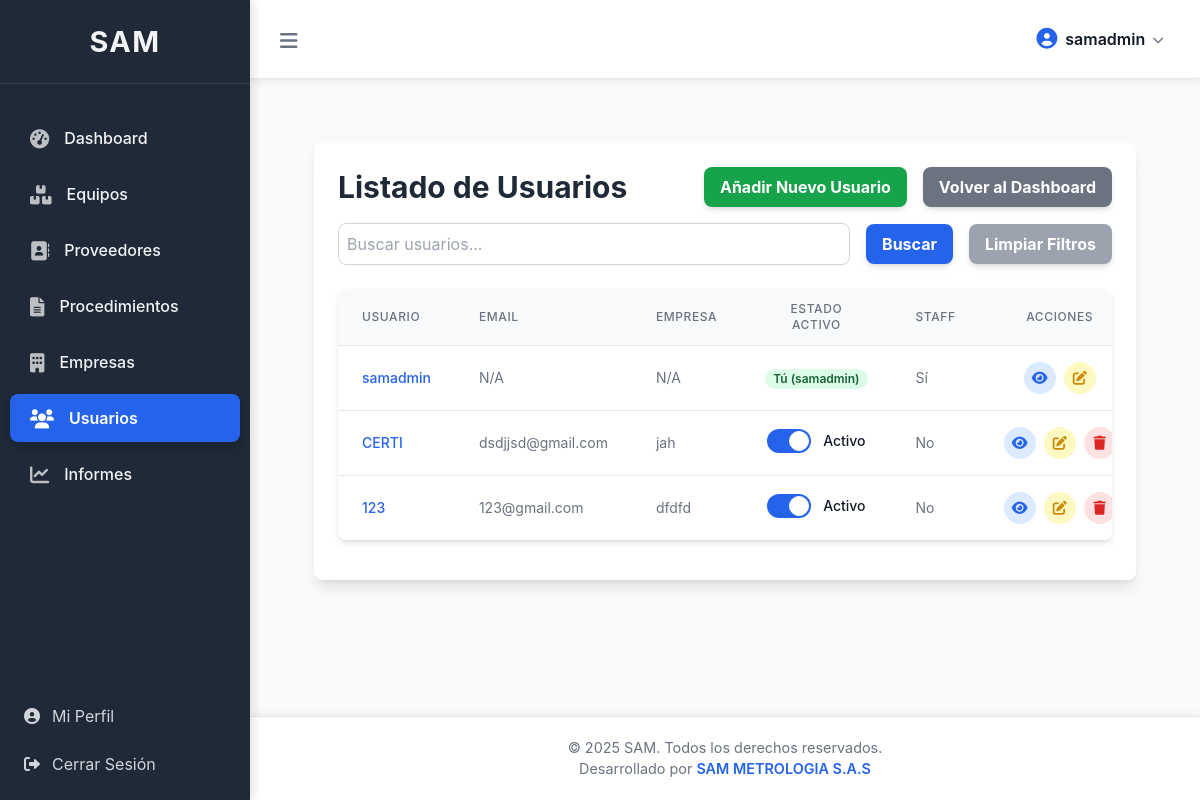
Page /core/usuarios/ (signed in) on the earlier database version.
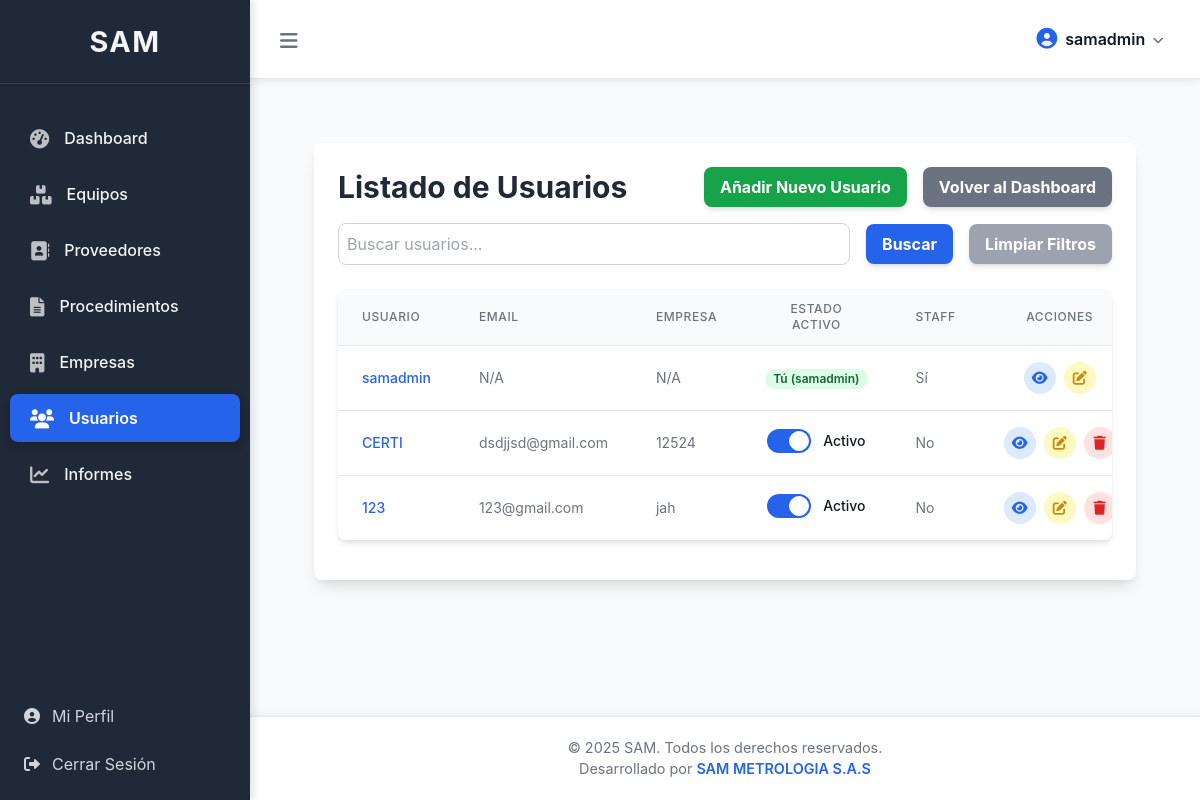
Same page on the later database version.
### core/models.py (models this page shows, shortened)
class CustomUser(AbstractUser):
    empresa = models.ForeignKey(Empresa, on_delete=models.SET_NULL, null=True, blank=True, related_name='usuarios_empresa') # Cambiado related_name
    groups = models.ManyToManyField(
        'auth.Group',
        related_name='customuser_groups', # related_name único para evitar conflictos
        blank=True,
        help_text='The groups this user belongs to. A user will get all permissions granted to each of their groups.',
        verbose_name='groups',
    )
    user_permissions = models.ManyToManyField(
        'auth.Permission',
        related_name='customuser_user_permissions', # related_name único para evitar conflictos
        blank=True,
        help_text='Specific permissions for this user.',
        verbose_name='user permissions',
    )
    class Meta:
        verbose_name = "Usuario"
        verbose_name_plural = "Usuarios"
        permissions = [
            ("can_view_customuser", "Can view custom user"),
            ("can_add_customuser", "Can add custom user"),
            ("can_change_customuser", "Can change custom user"),
            ("can_delete_customuser", "Can delete custom user"),
        ]

class Empresa(models.Model):
    nombre = models.CharField(max_length=200, unique=True)
    nit = models.CharField(max_length=50, unique=True, blank=True, null=True)
    direccion = models.CharField(max_length=255, blank=True, null=True)
    telefono = models.CharField(max_length=20, blank=True, null=True)
    email = models.EmailField(blank=True, null=True)
    logo_empresa = models.ImageField(upload_to='empresas_logos/', blank=True, null=True)
    fecha_registro = models.DateTimeField(auto_now_add=True)
    formato_version_empresa = models.CharField(
        max_length=50,
        blank=True,
        null=True,
        verbose_name="Versión del Formato (Empresa)"
    )
    formato_fecha_version_empresa = models.DateField(
        blank=True,
        null=True,
        verbose_name="Fecha de Versión del Formato (Empresa)"
    )
    formato_codificacion_empresa = models.CharField(
        max_length=100,
        blank=True,
        null=True,
        verbose_name="Codificación del Formato (Empresa)"
    )
    es_periodo_prueba = models.BooleanField(default=False, verbose_name="¿Es Período de Prueba?")
    duracion_prueba_dias = models.IntegerField(default=30, verbose_name="Duración Prueba (días)")
    fecha_inicio_plan = models.DateField(blank=True, null=True, verbose_name="Fecha Inicio Plan")
    limite_equipos_empresa = models.IntegerField(default=5, verbose_name="Límite Máximo de Equipos")
    duracion_suscripcion_meses = models.IntegerField(default=12, blank=True, null=True, verbose_name="Duración Suscripción (meses)")
    acceso_manual_activo = models.BooleanField(default=False, verbose_name="Acceso Manual Activo")
    estado_suscripcion = models.CharField(
        max_length=50,
        choices=[('Activo', 'Activo'), ('Expirado', 'Expirado'), ('Cancelado', 'Cancelado')],
        default='Activo',
        verbose_name="Estado de Suscripción"
    )
    class Meta:
        verbose_name = "Empresa"
        verbose_name_plural = "Empresas"
        ordering = ['nombre']
        permissions = [
            ("can_view_empresas", "Can view empresas"),
            ("can_add_empresas", "Can add empresas"),
            ("can_change_empresas", "Can change empresas"),
            ("can_delete_empresas", "Can can delete empresas"),
        ]

### core/views.py (the view, shortened to what this page needs)
# urls.py: path('usuarios/', views.listar_usuarios, name='listar_usuarios'),
@access_check # APLICAR ESTE DECORADOR
@login_required
@user_passes_test(lambda u: u.is_staff or u.is_superuser, login_url='/core/access_denied/')
def listar_usuarios(request):
    query = request.GET.get('q')
    usuarios_list = CustomUser.objects.all()
    if not request.user.is_superuser:
        if request.user.empresa:
            usuarios_list = usuarios_list.filter(empresa=request.user.empresa)
        else: # Usuario normal sin empresa
            usuarios_list = CustomUser.objects.none()
    paginator = Paginator(usuarios_list, 10)
    page_number = request.GET.get('page')
    try:
        usuarios = paginator.page(page_number)
    except PageNotAnInteger:
        usuarios = paginator.page(1)
    except EmptyPage:
        usuarios = paginator.page(paginator.num_pages)
    return render(request, 'core/listar_usuarios.html', {'usuarios': usuarios, 'query': query, 'titulo_pagina': 'Listado de Usuarios'})

### core/views.py (called while the page is built, shortened)
def access_check(view_func):
    @wraps(view_func)
    def _wrapped_view(request, *args, **kwargs):
        if not request.user.is_authenticated:
            return redirect(settings.LOGIN_URL)
        if request.user.is_superuser:
            return view_func(request, *args, **kwargs)
    return _wrapped_view

### core/templates/core/listar_usuarios.html (shortened to what the changed rows need)
{% extends 'base.html' %}
{% load static %}
{% block content %}
<div class="container mx-auto p-4 sm:p-6 lg:p-8">
    <div class="bg-white shadow-lg rounded-lg p-6 mb-6">
        <div class="flex flex-wrap justify-between items-center mb-4 gap-2">
            <h1 class="text-3xl font-bold text-gray-800">Listado de Usuarios</h1>
        </div>
        {% if usuarios %}
            <div class="overflow-x-auto bg-white shadow-md rounded-lg">
                <table class="min-w-full divide-y divide-gray-200">
                    <thead class="bg-gray-50">
                        <tr>
                            <th scope="col" class="px-6 py-3 text-left text-xs font-medium text-gray-500 uppercase tracking-wider">Usuario</th>
                            <th scope="col" class="px-6 py-3 text-left text-xs font-medium text-gray-500 uppercase tracking-wider">Email</th>
                            <th scope="col" class="px-6 py-3 text-left text-xs font-medium text-gray-500 uppercase tracking-wider">Empresa</th>
                            <th scope="col" class="px-6 py-3 text-center text-xs font-medium text-gray-500 uppercase tracking-wider">Estado Activo</th>
                            <th scope="col" class="px-6 py-3 text-left text-xs font-medium text-gray-500 uppercase tracking-wider">Staff</th>
                            <th scope="col" class="px-6 py-3 text-center text-xs font-medium text-gray-500 uppercase tracking-wider">Acciones</th>
                        </tr>
                    </thead>
                    <tbody class="bg-white divide-y divide-gray-200">
                        {% for user_obj in usuarios %}
                        <tr>
                            <td class="px-6 py-4 whitespace-nowrap text-sm font-medium text-gray-900">
                                <a href="{% url 'core:detalle_usuario' user_obj.pk %}" class="text-blue-600 hover:underline">
                                    {{ user_obj.username }}
                                </a>
                            </td>
                            <td class="px-6 py-4 whitespace-nowrap text-sm text-gray-500">{{ user_obj.email|default:"N/A" }}</td>
                            <td class="px-6 py-4 whitespace-nowrap text-sm text-gray-500">{{ user_obj.empresa.nombre|default:"N/A" }}</td>
                            <td class="px-6 py-4 whitespace-nowrap text-sm text-gray-500 text-center">
                                {% if user_obj.pk != request.user.pk %}
                                    <label class="inline-flex items-center cursor-pointer">
                                        <div class="relative w-11 h-6 bg-gray-200 peer-focus:outline-none peer-focus:ring-4 peer-focus:ring-blue-300 dark:peer-focus:ring-blue-800 rounded-full peer dark:bg-gray-700 peer-checked:after:translate-x-full peer-checked:after:border-white after:content-[''] after:absolute after:top-[2px] after:left-[2px] after:bg-white after:border-gray-300 after:border after:rounded-full after:h-5 after:w-5 after:transition-all dark:border-gray-600 peer-checked:bg-blue-600"></div>
                                        <span class="ml-3 text-sm font-medium text-gray-900 dark:text-gray-300">
                                            {% if user_obj.is_active %}Activo{% else %}Inactivo{% endif %}
                                        </span>
                                    </label>
                                {% else %}
                                    <span class="px-2 inline-flex text-xs leading-5 font-semibold rounded-full {% if user_obj.is_active %}bg-green-100 text-green-800{% else %}bg-gray-100 text-gray-800{% endif %}">
                                        Tú ({{ user_obj.get_full_name|default:user_obj.username }})
                                    </span>
                                {% endif %}
                            </td>
                            <td class="px-6 py-4 whitespace-nowrap text-sm text-gray-500">
                                {% if user_obj.is_staff %}Sí{% else %}No{% endif %}
                            </td>
                            <td class="px-6 py-4 whitespace-nowrap text-right text-sm font-medium text-center">
                                <div class="flex item-center justify-center space-x-2">
                                    <a href="{% url 'core:detalle_usuario' user_obj.pk %}" class="w-8 h-8 rounded-full bg-blue-100 text-blue-600 flex items-center justify-center hover:bg-blue-200 transition duration-300 ease-in-out" title="Ver Detalle">
                                        <i class="fas fa-eye"></i>
                                    </a>
                                    {% if perms.core.change_customuser %}
                                    <a href="{% url 'core:editar_usuario' user_obj.pk %}" class="w-8 h-8 rounded-full bg-yellow-100 text-yellow-600 flex items-center justify-center hover:bg-yellow-200 transition duration-300 ease-in-out" title="Editar">
                                        <i class="fas fa-edit"></i>
                                    </a>
                                    {% endif %}
                                    {% if perms.core.delete_customuser and user_obj.pk != request.user.pk %}
                                    <button type="button"
                                            onclick="showDeleteModal('{% url 'core:eliminar_usuario' user_obj.pk %}', '{{ user_obj.username }}')"
                                            class="w-8 h-8 rounded-full bg-red-100 text-red-600 flex items-center justify-center hover:bg-red-200 transition duration-300 ease-in-out" title="Eliminar">
                                        <i class="fas fa-trash"></i>
                                    </button>
                                    {% endif %}
                                </div>
                            </td>
                        </tr>
                        {% endfor %}
                    </tbody>
                </table>
            </div>
        {% else %}
            <p class="text-gray-600">No se encontraron usuarios.</p>
        {% endif %}
    </div>
</div>
{% endblock %}

Differences in the rows shown:
changed CustomUser "CERTI": empresa.nombre "jah" → "12524"
changed CustomUser "123@gmail.com": empresa.nombre "dfdfd" → "jah"
